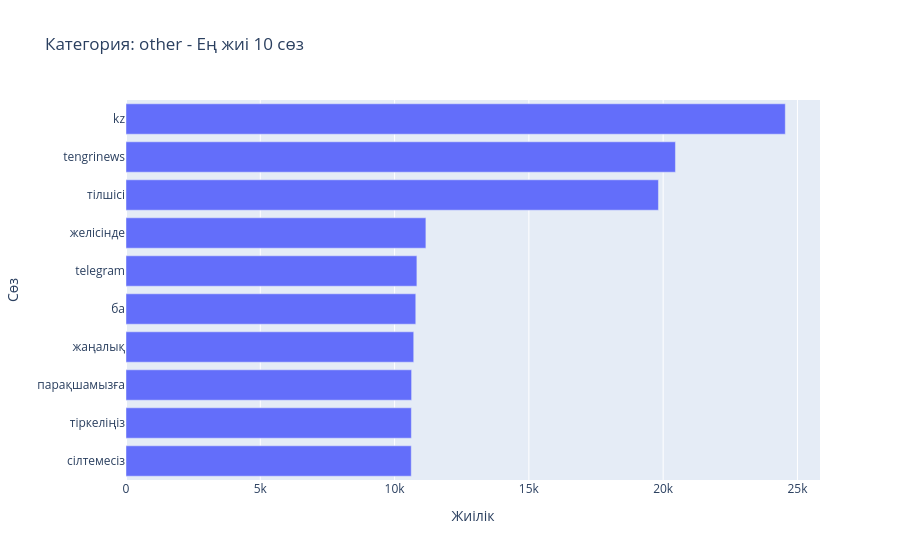
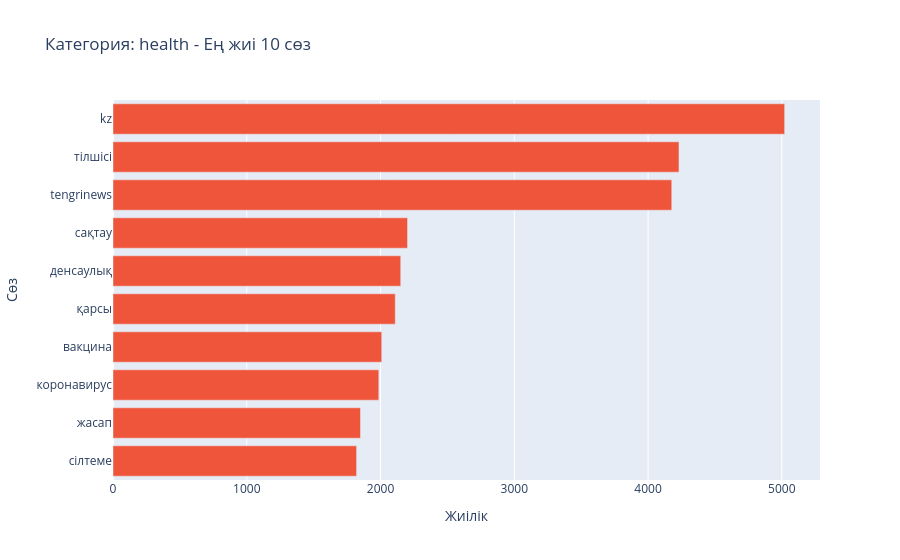
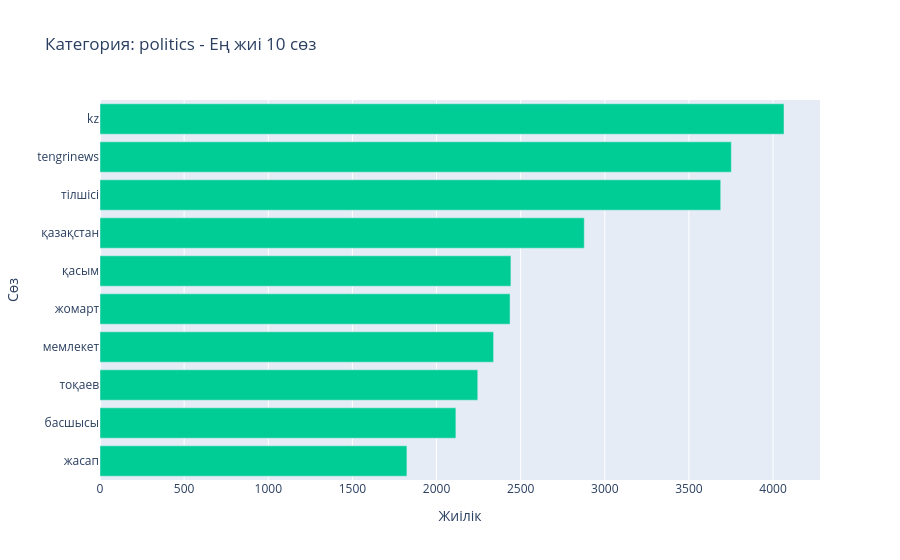
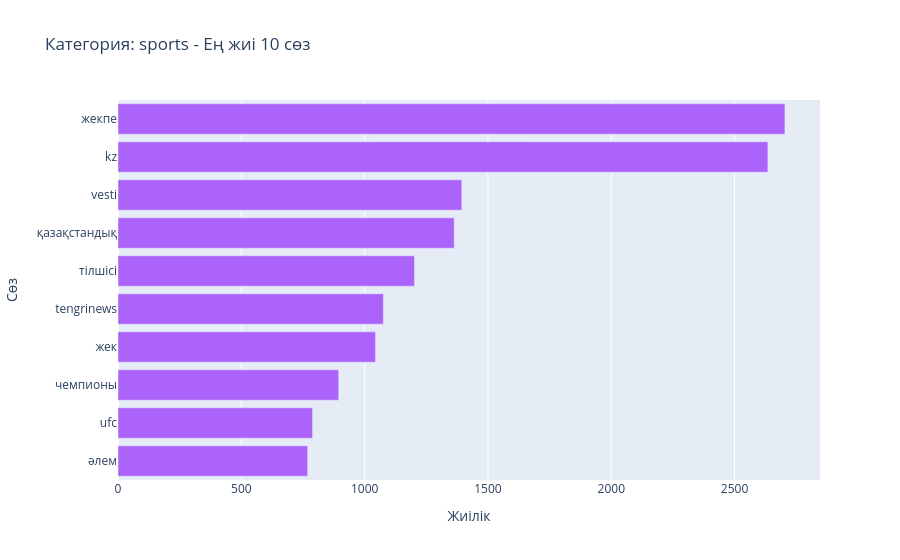

The notebook cell these images were saved under, in order:
### Code cell
# ══════════════════════════════════════════════════════════════
# 5. Top-10 words per category (small multiples)
# ══════════════════════════════════════════════════════════════
section("5. Top-10 words per category")

categories = order # 'order' is from section 2, sorted category names
lines.append("=== Top 10 words per category ===")

for i, cat in enumerate(categories): # Iterate and create individual plots
    subset = LABELED[LABELED["category"] == cat]["text"].dropna()
    tokens = []
    for t in subset:
        tokens.extend(tokenise(t))
    top10 = collections.Counter(tokens).most_common(10)

    if top10:
        ws, fs = zip(*top10)
        df_cat_words = pd.DataFrame({"word": ws, "frequency": fs})

        fig = px.bar(
            df_cat_words,
            x="frequency",
            y="word",
            orientation="h", # Horizontal bar chart
            title=f"Категория: {cat} - Ең жиі 10 сөз",
            labels={
                "word": "Сөз",
                "frequency": "Жиілік"
            },
            color_discrete_sequence=[PALETTE[i % len(PALETTE)]])
        fig.update_layout(yaxis={'categoryorder':'total ascending'}) # Invert y-axis to show highest at top
        save_fig(f"eda_05_top10_words_category_{cat}.html", fig)

        lines.append(f"\nCategory: {cat}")
        for w, f in top10:
            lines.append(f"  {w}: {f:,}")
    else:
        print(f"  No tokens found for category: {cat}")
lines.append("")

### Figure 1 — Plotly figure (JSON) as saved in the notebook; plotly's stock layout.template omitted (floating-point values rounded to 4 significant figures)
{"data": [{"hovertemplate": "Жиілік=%{x}<br>Сөз=%{y}<extra></extra>", "legendgroup": "", "marker": {"color": "#636EFA", "pattern": {"shape": ""}}, "name": "", "orientation": "h", "showlegend": false, "textposition": "auto", "type": "bar", "x": [24548, 20458, 19825, 11166, 10831, 10789, 10713, 10634, 10625, 10621], "xaxis": "x", "y": ["kz", "tengrinews", "тілшісі", "желісінде", "telegram", "ба", "жаңалық", "парақшамызға", "тіркеліңіз", "сілтемесіз"], "yaxis": "y"}], "layout": {"barmode": "relative", "legend": {"tracegroupgap": 0}, "title": {"text": "Категория: other - Ең жиі 10 сөз"}, "xaxis": {"anchor": "y", "domain": [0, 1], "title": {"text": "Жиілік"}}, "yaxis": {"anchor": "x", "categoryorder": "total ascending", "domain": [0, 1], "title": {"text": "Сөз"}}}}

### Figure 2 — Plotly figure (JSON) as saved in the notebook; plotly's stock layout.template omitted (floating-point values rounded to 4 significant figures)
{"data": [{"hovertemplate": "Жиілік=%{x}<br>Сөз=%{y}<extra></extra>", "legendgroup": "", "marker": {"color": "#EF553B", "pattern": {"shape": ""}}, "name": "", "orientation": "h", "showlegend": false, "textposition": "auto", "type": "bar", "x": [5021, 4231, 4177, 2202, 2151, 2110, 2009, 1987, 1850, 1821], "xaxis": "x", "y": ["kz", "тілшісі", "tengrinews", "сақтау", "денсаулық", "қарсы", "вакцина", "коронавирус", "жасап", "сілтеме"], "yaxis": "y"}], "layout": {"barmode": "relative", "legend": {"tracegroupgap": 0}, "title": {"text": "Категория: health - Ең жиі 10 сөз"}, "xaxis": {"anchor": "y", "domain": [0, 1], "title": {"text": "Жиілік"}}, "yaxis": {"anchor": "x", "categoryorder": "total ascending", "domain": [0, 1], "title": {"text": "Сөз"}}}}

### Figure 3 — Plotly figure (JSON) as saved in the notebook; plotly's stock layout.template omitted (floating-point values rounded to 4 significant figures)
{"data": [{"hovertemplate": "Жиілік=%{x}<br>Сөз=%{y}<extra></extra>", "legendgroup": "", "marker": {"color": "#00CC96", "pattern": {"shape": ""}}, "name": "", "orientation": "h", "showlegend": false, "textposition": "auto", "type": "bar", "x": [4065, 3752, 3689, 2878, 2442, 2437, 2339, 2245, 2115, 1824], "xaxis": "x", "y": ["kz", "tengrinews", "тілшісі", "қазақстан", "қасым", "жомарт", "мемлекет", "тоқаев", "басшысы", "жасап"], "yaxis": "y"}], "layout": {"barmode": "relative", "legend": {"tracegroupgap": 0}, "title": {"text": "Категория: politics - Ең жиі 10 сөз"}, "xaxis": {"anchor": "y", "domain": [0, 1], "title": {"text": "Жиілік"}}, "yaxis": {"anchor": "x", "categoryorder": "total ascending", "domain": [0, 1], "title": {"text": "Сөз"}}}}

### Figure 4 — Plotly figure (JSON) as saved in the notebook; plotly's stock layout.template omitted (floating-point values rounded to 4 significant figures)
{"data": [{"hovertemplate": "Жиілік=%{x}<br>Сөз=%{y}<extra></extra>", "legendgroup": "", "marker": {"color": "#AB63FA", "pattern": {"shape": ""}}, "name": "", "orientation": "h", "showlegend": false, "textposition": "auto", "type": "bar", "x": [2704, 2635, 1394, 1363, 1202, 1076, 1044, 895, 789, 769], "xaxis": "x", "y": ["жекпе", "kz", "vesti", "қазақстандық", "тілшісі", "tengrinews", "жек", "чемпионы", "ufc", "әлем"], "yaxis": "y"}], "layout": {"barmode": "relative", "legend": {"tracegroupgap": 0}, "title": {"text": "Категория: sports - Ең жиі 10 сөз"}, "xaxis": {"anchor": "y", "domain": [0, 1], "title": {"text": "Жиілік"}}, "yaxis": {"anchor": "x", "categoryorder": "total ascending", "domain": [0, 1], "title": {"text": "Сөз"}}}}
